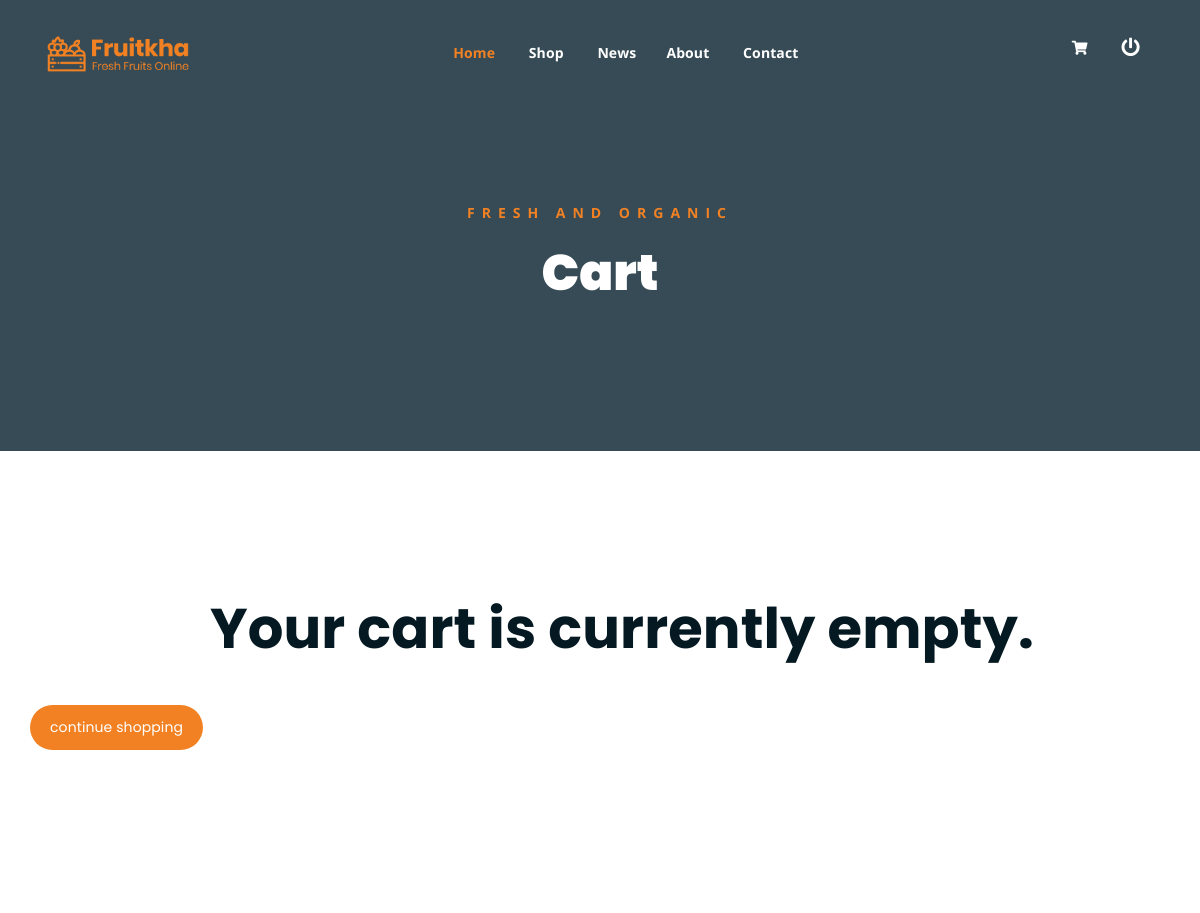
The page /cart.php (signed in, upper part) on the database as committed earlier.
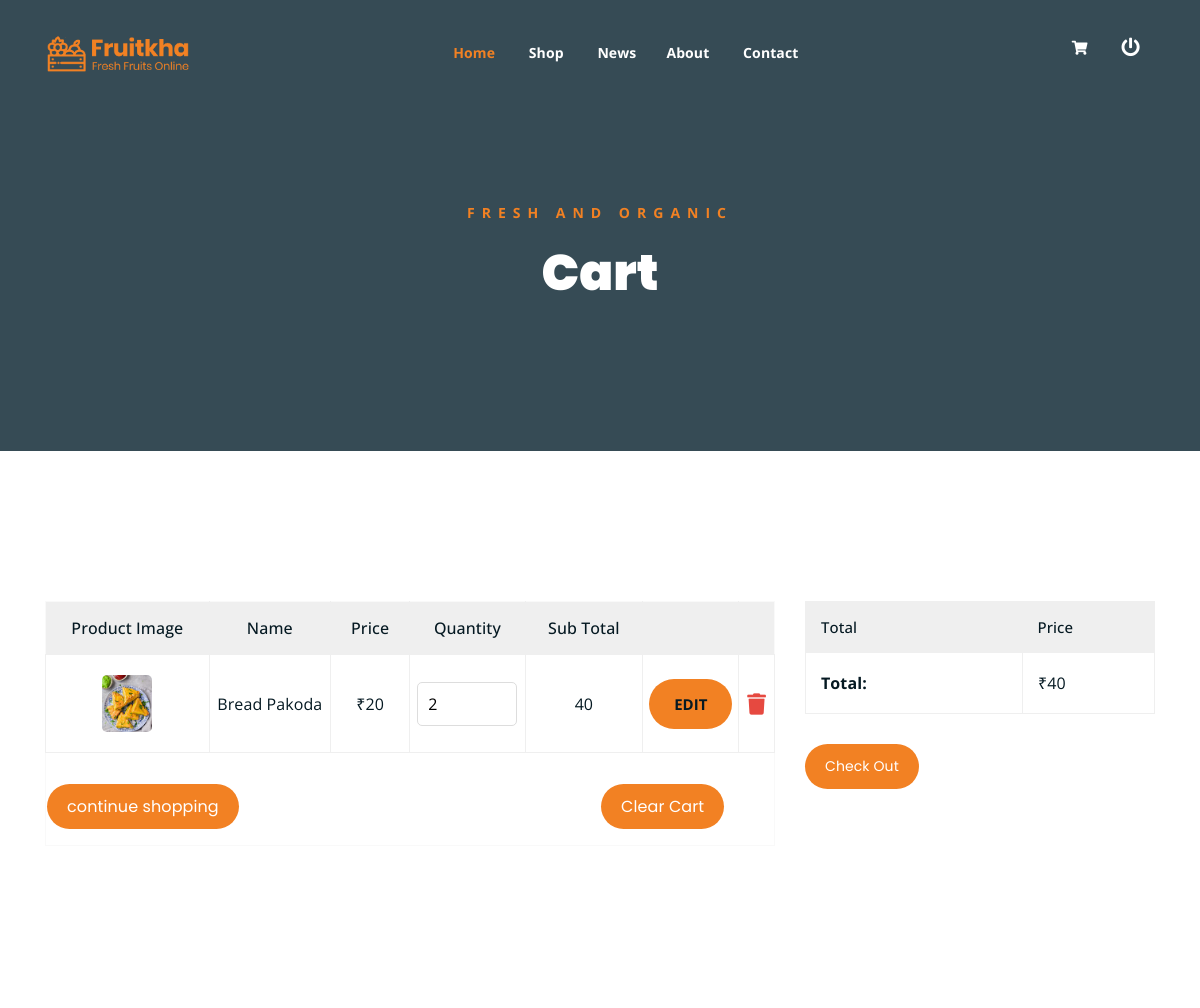
The same page on the database as committed later.
### tables this page shows
CREATE TABLE `cart_item` (
  `id` int(11) NOT NULL,
  `user_id` int(11) NOT NULL,
  `pro_id` int(11) NOT NULL,
  `pro_img` varchar(255) NOT NULL,
  `pro_name` varchar(255) NOT NULL,
  `pro_price` varchar(255) NOT NULL,
  `pro_qty` varchar(255) NOT NULL,
  `total` varchar(255) NOT NULL
);

### cart.php (the view, shortened to what this page needs)
<?php
include('header.php');
if(isset($_SESSION['em']))
{
?>
<!DOCTYPE html>
<html lang="en">
<?php include ("include/config.php"); ?>
<head>
	<link rel="stylesheet" href="assets/css/all.min.css">
	<link rel="stylesheet" href="assets/bootstrap/css/bootstrap.min.css">
	<link rel="stylesheet" href="assets/css/owl.carousel.css">
	<link rel="stylesheet" href="assets/css/magnific-popup.css">
	<link rel="stylesheet" href="assets/css/animate.css">
	<link rel="stylesheet" href="assets/css/meanmenu.min.css">
	<link rel="stylesheet" href="assets/css/main.css">
	<link rel="stylesheet" href="assets/css/responsive.css">
</head>
<body>
	<div class="breadcrumb-section breadcrumb-bg">
		<div class="container">
			<div class="row">
				<div class="col-lg-8 offset-lg-2 text-center">
					<div class="breadcrumb-text">
						<p>Fresh and Organic</p>
						<h1>Cart</h1>
					</div>
				</div>
			</div>
		</div>
	</div>
	<div class="cart-section mt-150 mb-150">
		<div class="container">
			<div class="row">
				<?php
					$userid=$_SESSION['userid'];
					$test=mysqli_query($con,"select * from cart_item where user_id='$userid'");
					$tes=mysqli_fetch_assoc($test);
					if($tes>0)
					{
				?>
				<div class="col-lg-8 col-md-12">
					<div class="cart-table-wrap">
						<form  method="post" >
							<table class="cart-table">
								<thead class="cart-table-head">
									<tr class="table-head-row">
										<th class="product-image">Product Image</th>
										<th class="product-name">Name</th>
										<th class="product-price">Price</th>
										<th class="product-quantity">Quantity</th>
										<th class="product-total">Sub Total</th>
										<th class="product-update"></th>
										<th class="product-remove"></th>
									</tr>
								</thead>
								<tbody>
									<?php
										$userid=$_SESSION['userid'];
										$test = mysqli_query($con,"select * from cart_item where user_id='$userid'");
										while ($row=mysqli_fetch_array($test)) {
									?>
									<tr class="table-body-row">
										<td class="product-image"><img src="Admin/<?php echo $row['pro_img']; ?>" alt=""></td>
										<td class="product-name" name="pnm"><?php echo $row['pro_name']; ?></td>
										<td class="product-price" name="pric">₹<?php echo $row['pro_price']; ?><input type="hidden" name="price" value="<?php echo $row['pro_price']; ?>"></td>
										<td class="product-quantity" name="qty"><input type="number" name="qt" value="<?php echo $row['pro_qty'];?>" min="1"></td>
										<td class="product-total" ><?php echo $row['total'];?><input type="hidden"  id="tot" value="<?php echo $row['total'];?>"></td>
										<td class="product-remove">
										<input type="submit" name="ed" value="Edit" onSubmit="tes();">
										</a></td>
										<td class="product-remove"><a href="cartdelete.php?id=<?php echo $row['id']; ?>	" onclick="return confirm('Are you sure you want to delete this item?');"><i class="fas fa-trash fa-lg" style="color:#e64940"></i></a></td>
									</tr>
									<?php } ?>
								</tbody>
								<tfoot>
									<tr>
										<td colspan="7">
										<div class="cart-buttons">
											<a href="shop.php" class="boxed-btn">continue shopping</a>
											<a href="clearcart.php" class="boxed-btn" style="margin-left:358px;">Clear Cart</a>
										</div>
										</td>
									</tr>
								</tfoot>
							</table>
						</form>
					</div>
				</div>
				<div class="col-lg-4">
					<div class="total-section">
						<table class="total-table">
							<thead class="total-table-head">
								<tr class="table-total-row">
									<th>Total</th>
									<th>Price</th>
								</tr>
							</thead>
							<tbody>
							<?php
                                    $userid=$_SESSION['userid'];
                                    $test = mysqli_query($con,"select * from cart_item where user_id='$userid'");
                                    $tes = 0;
                                    while ($row=mysqli_fetch_array($test)) {
                                        $tes+=$row['total'];
                                    }
                                ?>
								<tr class="total-data">
									<td><strong>Total: </strong></td>
									<td>₹<?php echo $tes; ?></td>
								</tr>
							</tbody>
						</table>
						<div class="cart-buttons">
							<a href="checkout.php" class="boxed-btn black">Check Out</a>
						</div>
					</div>
				</div>
			<?php
				} else {
			?>
        <h1 style="text-align: center; padding-left:180px;">Your cart is currently empty.</h1>
				<div class="cart-buttons">
					<a  href="shop.php" class="cart-btn">continue shopping</a>
				</div>
		<?php
			}
		?>
			</div>
		</div>
	</div>
</body>
</html>
<?php
}
else
{
	$ok = $_SERVER['PHP_SELF'];
	header('location:login.php?.$ok.');
}
?>

Rows that differ between the two databases and show on the page:
added cart_item: pro_img (picture), pro_name "Bread Pakoda", pro_price "20", qt "2", total "40"
Other text that changed with them:
$tes: (not shown) → "40"
text no longer shown: "Your cart is currently empty."
text now shown: "Product Image Name Price Quantity Sub Total Clear Cart Total Price Total: ₹ Check Out"
